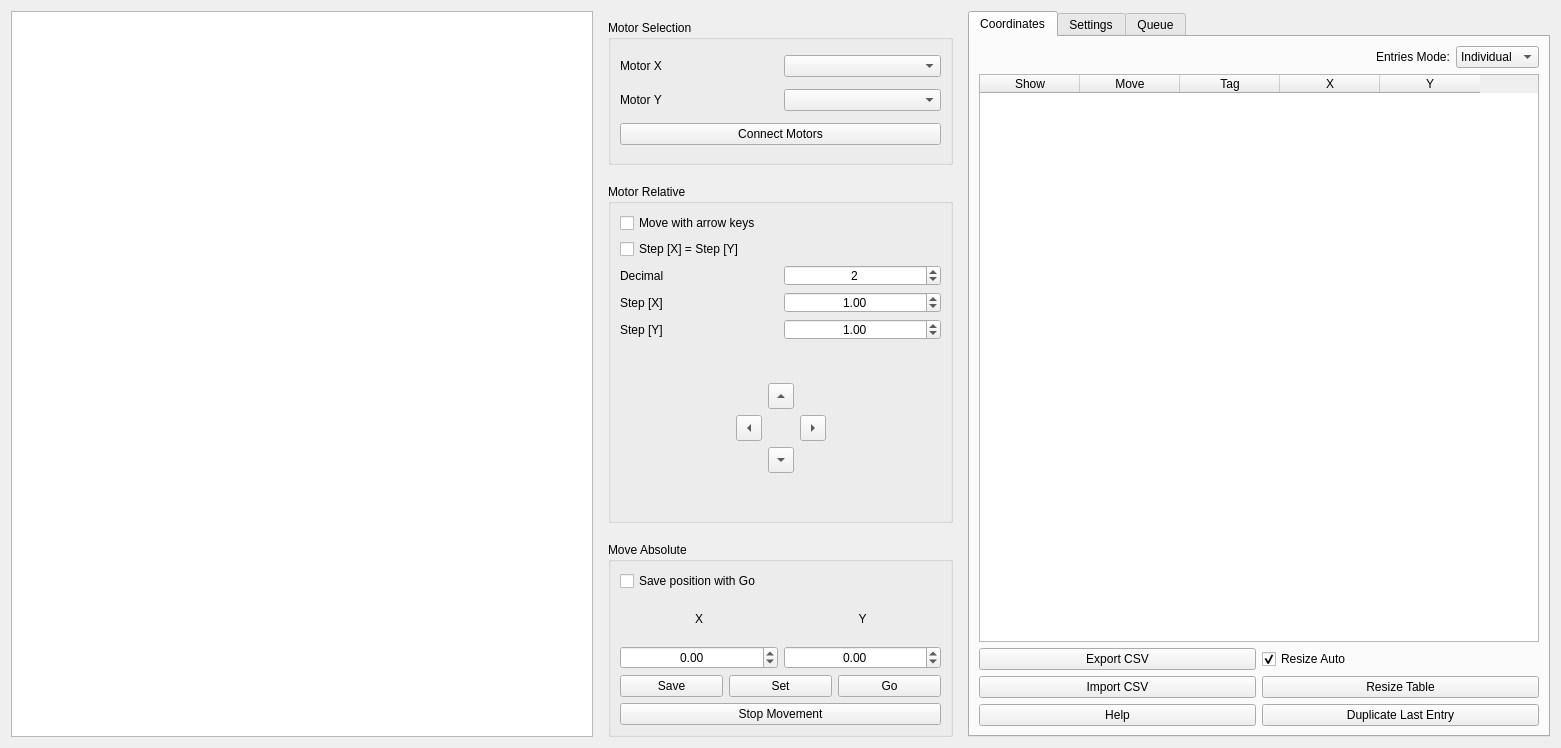
<?xml version="1.0" encoding="UTF-8"?>
<ui version="4.0">
 <class>Form</class>
 <widget class="QWidget" name="Form">
  <property name="geometry">
   <rect>
    <x>0</x>
    <y>0</y>
    <width>1561</width>
    <height>748</height>
   </rect>
  </property>
  <property name="minimumSize">
   <size>
    <width>1409</width>
    <height>748</height>
   </size>
  </property>
  <property name="windowTitle">
   <string>Motor Controller</string>
  </property>
  <layout class="QHBoxLayout" name="horizontalLayout" stretch="8,5,8">
   <item>
    <widget class="GraphicsLayoutWidget" name="glw">
     <property name="enabled">
      <bool>true</bool>
     </property>
    </widget>
   </item>
   <item>
    <widget class="QFrame" name="Controls">
     <property name="minimumSize">
      <size>
       <width>221</width>
       <height>471</height>
      </size>
     </property>
     <layout class="QVBoxLayout" name="verticalLayout_6" stretch="1,1,1,0,1">
      <property name="spacing">
       <number>1</number>
      </property>
      <property name="sizeConstraint">
       <enum>QLayout::SetMinimumSize</enum>
      </property>
      <item>
       <widget class="QGroupBox" name="motorSelection">
        <property name="minimumSize">
         <size>
          <width>261</width>
          <height>145</height>
         </size>
        </property>
        <property name="title">
         <string>Motor Selection</string>
        </property>
        <layout class="QGridLayout" name="gridLayout_4">
         <item row="2" column="0">
          <widget class="QLabel" name="label_8">
           <property name="text">
            <string>Motor Y</string>
           </property>
          </widget>
         </item>
         <item row="1" column="1">
          <widget class="QComboBox" name="comboBox_motor_x"/>
         </item>
         <item row="2" column="1">
          <widget class="QComboBox" name="comboBox_motor_y"/>
         </item>
         <item row="1" column="0">
          <widget class="QLabel" name="label_5">
           <property name="text">
            <string>Motor X</string>
           </property>
          </widget>
         </item>
         <item row="3" column="0" colspan="2">
          <widget class="QPushButton" name="pushButton_connecMotors">
           <property name="text">
            <string>Connect Motors</string>
           </property>
          </widget>
         </item>
        </layout>
       </widget>
      </item>
      <item>
       <spacer name="verticalSpacer_3">
        <property name="orientation">
         <enum>Qt::Vertical</enum>
        </property>
        <property name="sizeType">
         <enum>QSizePolicy::Minimum</enum>
        </property>
        <property name="sizeHint" stdset="0">
         <size>
          <width>20</width>
          <height>18</height>
         </size>
        </property>
       </spacer>
      </item>
      <item>
       <widget class="QGroupBox" name="motorControl">
        <property name="minimumSize">
         <size>
          <width>261</width>
          <height>339</height>
         </size>
        </property>
        <property name="title">
         <string>Motor Relative</string>
        </property>
        <layout class="QVBoxLayout" name="verticalLayout_5">
         <item>
          <widget class="QCheckBox" name="checkBox_enableArrows">
           <property name="text">
            <string>Move with arrow keys</string>
           </property>
          </widget>
         </item>
         <item>
          <widget class="QCheckBox" name="checkBox_same_xy">
           <property name="text">
            <string>Step [X] = Step [Y]</string>
           </property>
          </widget>
         </item>
         <item>
          <layout class="QGridLayout" name="step_grid">
           <item row="2" column="0">
            <widget class="QLabel" name="label_step_y">
             <property name="minimumSize">
              <size>
               <width>111</width>
               <height>19</height>
              </size>
             </property>
             <property name="text">
              <string>Step [Y]</string>
             </property>
            </widget>
           </item>
           <item row="0" column="0">
            <widget class="QLabel" name="label_2">
             <property name="minimumSize">
              <size>
               <width>111</width>
               <height>19</height>
              </size>
             </property>
             <property name="text">
              <string>Decimal</string>
             </property>
            </widget>
           </item>
           <item row="1" column="1">
            <widget class="QDoubleSpinBox" name="spinBox_step_x">
             <property name="minimumSize">
              <size>
               <width>110</width>
               <height>19</height>
              </size>
             </property>
             <property name="alignment">
              <set>Qt::AlignCenter</set>
             </property>
             <property name="minimum">
              <double>0.000000000000000</double>
             </property>
             <property name="maximum">
              <double>99.000000000000000</double>
             </property>
             <property name="singleStep">
              <double>0.100000000000000</double>
             </property>
             <property name="value">
              <double>1.000000000000000</double>
             </property>
            </widget>
           </item>
           <item row="1" column="0">
            <widget class="QLabel" name="label_step_x">
             <property name="minimumSize">
              <size>
               <width>111</width>
               <height>19</height>
              </size>
             </property>
             <property name="text">
              <string>Step [X]</string>
             </property>
            </widget>
           </item>
           <item row="2" column="1">
            <widget class="QDoubleSpinBox" name="spinBox_step_y">
             <property name="minimumSize">
              <size>
               <width>110</width>
               <height>19</height>
              </size>
             </property>
             <property name="alignment">
              <set>Qt::AlignCenter</set>
             </property>
             <property name="minimum">
              <double>0.000000000000000</double>
             </property>
             <property name="maximum">
              <double>99.000000000000000</double>
             </property>
             <property name="singleStep">
              <double>0.100000000000000</double>
             </property>
             <property name="value">
              <double>1.000000000000000</double>
             </property>
            </widget>
           </item>
           <item row="0" column="1">
            <widget class="QSpinBox" name="spinBox_precision">
             <property name="minimumSize">
              <size>
               <width>110</width>
               <height>19</height>
              </size>
             </property>
             <property name="alignment">
              <set>Qt::AlignCenter</set>
             </property>
             <property name="maximum">
              <number>8</number>
             </property>
             <property name="value">
              <number>2</number>
             </property>
            </widget>
           </item>
          </layout>
         </item>
         <item>
          <layout class="QGridLayout" name="direction_grid">
           <property name="sizeConstraint">
            <enum>QLayout::SetDefaultConstraint</enum>
           </property>
           <item row="1" column="2" alignment="Qt::AlignHCenter|Qt::AlignVCenter">
            <widget class="QToolButton" name="toolButton_up">
             <property name="minimumSize">
              <size>
               <width>26</width>
               <height>26</height>
              </size>
             </property>
             <property name="text">
              <string>...</string>
             </property>
             <property name="arrowType">
              <enum>Qt::UpArrow</enum>
             </property>
            </widget>
           </item>
           <item row="2" column="4">
            <spacer name="horizontalSpacer_2">
             <property name="orientation">
              <enum>Qt::Horizontal</enum>
             </property>
             <property name="sizeHint" stdset="0">
              <size>
               <width>40</width>
               <height>20</height>
              </size>
             </property>
            </spacer>
           </item>
           <item row="3" column="2" alignment="Qt::AlignHCenter|Qt::AlignVCenter">
            <widget class="QToolButton" name="toolButton_down">
             <property name="minimumSize">
              <size>
               <width>26</width>
               <height>26</height>
              </size>
             </property>
             <property name="text">
              <string>...</string>
             </property>
             <property name="arrowType">
              <enum>Qt::DownArrow</enum>
             </property>
            </widget>
           </item>
           <item row="2" column="1">
            <widget class="QToolButton" name="toolButton_left">
             <property name="minimumSize">
              <size>
               <width>26</width>
               <height>26</height>
              </size>
             </property>
             <property name="text">
              <string>...</string>
             </property>
             <property name="arrowType">
              <enum>Qt::LeftArrow</enum>
             </property>
            </widget>
           </item>
           <item row="0" column="2">
            <spacer name="verticalSpacer">
             <property name="orientation">
              <enum>Qt::Vertical</enum>
             </property>
             <property name="sizeHint" stdset="0">
              <size>
               <width>20</width>
               <height>40</height>
              </size>
             </property>
            </spacer>
           </item>
           <item row="2" column="3">
            <widget class="QToolButton" name="toolButton_right">
             <property name="minimumSize">
              <size>
               <width>26</width>
               <height>26</height>
              </size>
             </property>
             <property name="text">
              <string>...</string>
             </property>
             <property name="arrowType">
              <enum>Qt::RightArrow</enum>
             </property>
            </widget>
           </item>
           <item row="2" column="0">
            <spacer name="horizontalSpacer">
             <property name="orientation">
              <enum>Qt::Horizontal</enum>
             </property>
             <property name="sizeHint" stdset="0">
              <size>
               <width>40</width>
               <height>20</height>
              </size>
             </property>
            </spacer>
           </item>
           <item row="4" column="2">
            <spacer name="verticalSpacer_2">
             <property name="orientation">
              <enum>Qt::Vertical</enum>
             </property>
             <property name="sizeHint" stdset="0">
              <size>
               <width>20</width>
               <height>40</height>
              </size>
             </property>
            </spacer>
           </item>
          </layout>
         </item>
        </layout>
       </widget>
      </item>
      <item>
       <spacer name="verticalSpacer_4">
        <property name="orientation">
         <enum>Qt::Vertical</enum>
        </property>
        <property name="sizeType">
         <enum>QSizePolicy::Minimum</enum>
        </property>
        <property name="sizeHint" stdset="0">
         <size>
          <width>20</width>
          <height>18</height>
         </size>
        </property>
       </spacer>
      </item>
      <item>
       <widget class="QGroupBox" name="motorControl_absolute">
        <property name="minimumSize">
         <size>
          <width>261</width>
          <height>195</height>
         </size>
        </property>
        <property name="title">
         <string>Move Absolute</string>
        </property>
        <layout class="QVBoxLayout" name="verticalLayout">
         <item>
          <widget class="QCheckBox" name="checkBox_save_with_go">
           <property name="text">
            <string>Save position with Go</string>
           </property>
          </widget>
         </item>
         <item>
          <layout class="QGridLayout" name="gridLayout_3">
           <item row="1" column="1">
            <widget class="QDoubleSpinBox" name="spinBox_absolute_y">
             <property name="alignment">
              <set>Qt::AlignCenter</set>
             </property>
             <property name="minimum">
              <double>-500.000000000000000</double>
             </property>
             <property name="maximum">
              <double>500.000000000000000</double>
             </property>
             <property name="singleStep">
              <double>0.100000000000000</double>
             </property>
            </widget>
           </item>
           <item row="1" column="0">
            <widget class="QDoubleSpinBox" name="spinBox_absolute_x">
             <property name="alignment">
              <set>Qt::AlignCenter</set>
             </property>
             <property name="minimum">
              <double>-500.000000000000000</double>
             </property>
             <property name="maximum">
              <double>500.000000000000000</double>
             </property>
             <property name="singleStep">
              <double>0.100000000000000</double>
             </property>
            </widget>
           </item>
           <item row="0" column="1">
            <widget class="QLabel" name="label_7">
             <property name="text">
              <string>Y</string>
             </property>
             <property name="alignment">
              <set>Qt::AlignCenter</set>
             </property>
            </widget>
           </item>
           <item row="0" column="0">
            <widget class="QLabel" name="label_6">
             <property name="text">
              <string>X</string>
             </property>
             <property name="alignment">
              <set>Qt::AlignCenter</set>
             </property>
            </widget>
           </item>
          </layout>
         </item>
         <item>
          <layout class="QHBoxLayout" name="horizontalLayout_2">
           <item>
            <widget class="QPushButton" name="pushButton_save">
             <property name="text">
              <string>Save</string>
             </property>
            </widget>
           </item>
           <item>
            <widget class="QPushButton" name="pushButton_set">
             <property name="text">
              <string>Set</string>
             </property>
            </widget>
           </item>
           <item>
            <widget class="QPushButton" name="pushButton_go_absolute">
             <property name="text">
              <string>Go</string>
             </property>
            </widget>
           </item>
          </layout>
         </item>
         <item>
          <widget class="QPushButton" name="pushButton_stop">
           <property name="text">
            <string>Stop Movement</string>
           </property>
          </widget>
         </item>
        </layout>
       </widget>
      </item>
     </layout>
    </widget>
   </item>
   <item>
    <widget class="QTabWidget" name="tabWidget_tables">
     <property name="enabled">
      <bool>true</bool>
     </property>
     <property name="currentIndex">
      <number>0</number>
     </property>
     <widget class="QWidget" name="tab_coordinates">
      <attribute name="title">
       <string>Coordinates</string>
      </attribute>
      <layout class="QVBoxLayout" name="verticalLayout_3">
       <item>
        <layout class="QHBoxLayout" name="horizontalLayout_3">
         <item>
          <spacer name="horizontalSpacer_3">
           <property name="orientation">
            <enum>Qt::Horizontal</enum>
           </property>
           <property name="sizeHint" stdset="0">
            <size>
             <width>40</width>
             <height>20</height>
            </size>
           </property>
          </spacer>
         </item>
         <item>
          <widget class="QLabel" name="label">
           <property name="text">
            <string>Entries Mode:</string>
           </property>
          </widget>
         </item>
         <item>
          <widget class="QComboBox" name="comboBox_mode">
           <item>
            <property name="text">
             <string>Individual</string>
            </property>
           </item>
           <item>
            <property name="text">
             <string>Start/Stop</string>
            </property>
           </item>
          </widget>
         </item>
        </layout>
       </item>
       <item>
        <widget class="QTableWidget" name="tableWidget_coordinates">
         <property name="selectionMode">
          <enum>QAbstractItemView::MultiSelection</enum>
         </property>
         <property name="selectionBehavior">
          <enum>QAbstractItemView::SelectRows</enum>
         </property>
         <column>
          <property name="text">
           <string>Show</string>
          </property>
         </column>
         <column>
          <property name="text">
           <string>Move</string>
          </property>
         </column>
         <column>
          <property name="text">
           <string>Tag</string>
          </property>
         </column>
         <column>
          <property name="text">
           <string>X</string>
          </property>
         </column>
         <column>
          <property name="text">
           <string>Y</string>
          </property>
         </column>
        </widget>
       </item>
       <item>
        <layout class="QGridLayout" name="gridLayout">
         <item row="1" column="1">
          <widget class="QPushButton" name="pushButton_resize_table">
           <property name="text">
            <string>Resize Table</string>
           </property>
          </widget>
         </item>
         <item row="0" column="1">
          <widget class="QCheckBox" name="checkBox_resize_auto">
           <property name="text">
            <string>Resize Auto</string>
           </property>
           <property name="checked">
            <bool>true</bool>
           </property>
          </widget>
         </item>
         <item row="1" column="0">
          <widget class="QPushButton" name="pushButton_importCSV">
           <property name="text">
            <string>Import CSV</string>
           </property>
          </widget>
         </item>
         <item row="0" column="0">
          <widget class="QPushButton" name="pushButton_exportCSV">
           <property name="text">
            <string>Export CSV</string>
           </property>
          </widget>
         </item>
         <item row="2" column="0">
          <widget class="QPushButton" name="pushButton_help">
           <property name="text">
            <string>Help</string>
           </property>
          </widget>
         </item>
         <item row="2" column="1">
          <widget class="QPushButton" name="pushButton_duplicate">
           <property name="text">
            <string>Duplicate Last Entry</string>
           </property>
          </widget>
         </item>
        </layout>
       </item>
      </layout>
     </widget>
     <widget class="QWidget" name="tab_settings">
      <attribute name="title">
       <string>Settings</string>
      </attribute>
      <layout class="QVBoxLayout" name="verticalLayout_4">
       <item>
        <widget class="QGroupBox" name="motorLimits">
         <property name="enabled">
          <bool>false</bool>
         </property>
         <property name="title">
          <string>Motor Limits</string>
         </property>
         <layout class="QGridLayout" name="gridLayout_2">
          <item row="2" column="1">
           <widget class="QPushButton" name="pushButton_updateLimits">
            <property name="text">
             <string>Update</string>
            </property>
           </widget>
          </item>
          <item row="0" column="1">
           <widget class="QLabel" name="label_Y_max">
            <property name="text">
             <string>+ Y</string>
            </property>
            <property name="alignment">
             <set>Qt::AlignCenter</set>
            </property>
           </widget>
          </item>
          <item row="4" column="1">
           <widget class="QLabel" name="label_Y_min">
            <property name="text">
             <string>- Y</string>
            </property>
            <property name="alignment">
             <set>Qt::AlignCenter</set>
            </property>
           </widget>
          </item>
          <item row="1" column="0">
           <widget class="QLabel" name="label_X_min">
            <property name="text">
             <string>- X</string>
            </property>
            <property name="alignment">
             <set>Qt::AlignCenter</set>
            </property>
           </widget>
          </item>
          <item row="1" column="2">
           <widget class="QLabel" name="label_X_max">
            <property name="text">
             <string>+ X</string>
            </property>
            <property name="alignment">
             <set>Qt::AlignCenter</set>
            </property>
           </widget>
          </item>
          <item row="1" column="1">
           <widget class="QDoubleSpinBox" name="spinBox_y_max">
            <property name="alignment">
             <set>Qt::AlignCenter</set>
            </property>
            <property name="minimum">
             <double>-1000.000000000000000</double>
            </property>
            <property name="maximum">
             <double>1000.000000000000000</double>
            </property>
           </widget>
          </item>
          <item row="3" column="1">
           <widget class="QDoubleSpinBox" name="spinBox_y_min">
            <property name="alignment">
             <set>Qt::AlignCenter</set>
            </property>
            <property name="minimum">
             <double>-1000.000000000000000</double>
            </property>
            <property name="maximum">
             <double>1000.000000000000000</double>
            </property>
           </widget>
          </item>
          <item row="2" column="0">
           <widget class="QDoubleSpinBox" name="spinBox_x_min">
            <property name="alignment">
             <set>Qt::AlignCenter</set>
            </property>
            <property name="minimum">
             <double>-1000.000000000000000</double>
            </property>
            <property name="maximum">
             <double>1000.000000000000000</double>
            </property>
           </widget>
          </item>
          <item row="2" column="2">
           <widget class="QDoubleSpinBox" name="spinBox_x_max">
            <property name="alignment">
             <set>Qt::AlignCenter</set>
            </property>
            <property name="minimum">
             <double>-1000.000000000000000</double>
            </property>
            <property name="maximum">
             <double>1000.000000000000000</double>
            </property>
           </widget>
          </item>
         </layout>
        </widget>
       </item>
       <item>
        <widget class="QGroupBox" name="groupBox_2">
         <property name="title">
          <string>Plotting Options</string>
         </property>
         <layout class="QGridLayout" name="gridLayout_5">
          <item row="0" column="1" colspan="2">
           <widget class="QSpinBox" name="spinBox_max_points">
            <property name="alignment">
             <set>Qt::AlignCenter</set>
            </property>
            <property name="minimum">
             <number>100</number>
            </property>
            <property name="maximum">
             <number>10000</number>
            </property>
            <property name="singleStep">
             <number>100</number>
            </property>
            <property name="value">
             <number>5000</number>
            </property>
           </widget>
          </item>
          <item row="0" column="0">
           <widget class="QLabel" name="label_15">
            <property name="text">
             <string>Max Points</string>
            </property>
           </widget>
          </item>
          <item row="2" column="1" colspan="2">
           <widget class="QSpinBox" name="spinBox_scatter_size">
            <property name="alignment">
             <set>Qt::AlignCenter</set>
            </property>
            <property name="minimum">
             <number>1</number>
            </property>
            <property name="maximum">
             <number>15</number>
            </property>
            <property name="value">
             <number>5</number>
            </property>
           </widget>
          </item>
          <item row="2" column="0">
           <widget class="QLabel" name="label_11">
            <property name="text">
             <string>Scatter Size</string>
            </property>
           </widget>
          </item>
          <item row="3" column="0" colspan="3">
           <widget class="QPushButton" name="pushButton_update_config">
            <property name="text">
             <string>Update Settings</string>
            </property>
           </widget>
          </item>
          <item row="1" column="1" colspan="2">
           <widget class="QSpinBox" name="spinBox_num_dim_points">
            <property name="alignment">
             <set>Qt::AlignCenter</set>
            </property>
            <property name="minimum">
             <number>10</number>
            </property>
            <property name="maximum">
             <number>1000</number>
            </property>
            <property name="singleStep">
             <number>10</number>
            </property>
            <property name="value">
             <number>100</number>
            </property>
           </widget>
          </item>
          <item row="1" column="0">
           <widget class="QLabel" name="label_16">
            <property name="text">
             <string>N dim</string>
            </property>
           </widget>
          </item>
          <item row="4" column="0" colspan="3">
           <widget class="QPushButton" name="pushButton_enableGUI">
            <property name="text">
             <string>Enable Control GUI</string>
            </property>
           </widget>
          </item>
         </layout>
        </widget>
       </item>
      </layout>
     </widget>
     <widget class="QWidget" name="tab_queue">
      <attribute name="title">
       <string>Queue</string>
      </attribute>
      <layout class="QVBoxLayout" name="verticalLayout_2">
       <item>
        <widget class="QLabel" name="label_3">
         <property name="text">
          <string>Work in progress</string>
         </property>
         <property name="alignment">
          <set>Qt::AlignCenter</set>
         </property>
        </widget>
       </item>
       <item>
        <widget class="QPushButton" name="pushButton_5">
         <property name="enabled">
          <bool>false</bool>
         </property>
         <property name="text">
          <string>Reset Queue</string>
         </property>
        </widget>
       </item>
       <item>
        <widget class="QTableWidget" name="tableWidget_2">
         <property name="enabled">
          <bool>false</bool>
         </property>
         <column>
          <property name="text">
           <string>queueID</string>
          </property>
         </column>
         <column>
          <property name="text">
           <string>scanID</string>
          </property>
         </column>
         <column>
          <property name="text">
           <string>is_scan</string>
          </property>
         </column>
         <column>
          <property name="text">
           <string>type</string>
          </property>
         </column>
         <column>
          <property name="text">
           <string>scan_number</string>
          </property>
         </column>
         <column>
          <property name="text">
           <string>IQ status</string>
          </property>
         </column>
        </widget>
       </item>
      </layout>
     </widget>
    </widget>
   </item>
  </layout>
 </widget>
 <customwidgets>
  <customwidget>
   <class>GraphicsLayoutWidget</class>
   <extends>QGraphicsView</extends>
   <header>pyqtgraph.h</header>
  </customwidget>
 </customwidgets>
 <resources/>
 <connections/>
</ui>
